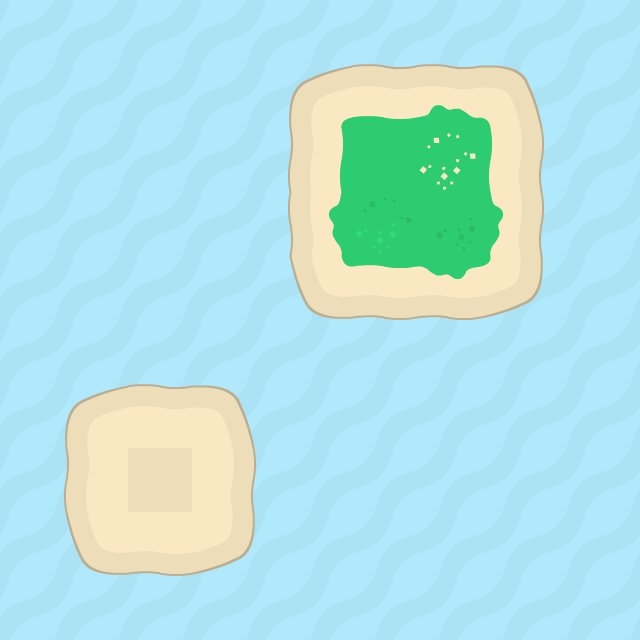

Tiled map render using the project's own tile images. Description and the map definition, with tile-layer contents summarised, below:
An orthogonal 20x20 tile map with 32x32 px tiles, 2 tile layers (Tile Layer 1, Tile Layer 2) and 2 objects.

<map version="1.0" tiledversion="1.0.2" orientation="orthogonal" renderorder="right-down" width="20" height="20" tilewidth="32" tileheight="32" nextobjectid="10">
 <tileset firstgid="1" source="TilesetKenny.tsx" />
 <layer name="Tile Layer 1" width="20" height="20">
  <data>[400 cells, 400 non-empty, 4 distinct tile ids]</data>
 </layer>
 <layer name="Tile Layer 2" width="20" height="20">
  <data>[400 cells, 100 non-empty, 100 distinct tile ids]</data>
 </layer>
 <objectgroup name="Collision-layer">
  <object id="8" x="294" y="88">
   <polyline points="0,0 -5,28 -4,177 16,221 41,230 179,232 243,209 249,121 249,39 224,-20 77,-24 34,-20 0,-2" />
  </object>
  <object id="9" x="233" y="393">
   <polyline points="0,0 21,53 21,140 12,162 -47,183 -137,180 -159,155 -169,112 -165,21 -138,-1 -95,-11 -28,-9 -2,-2" />
  </object>
 </objectgroup>
</map>
